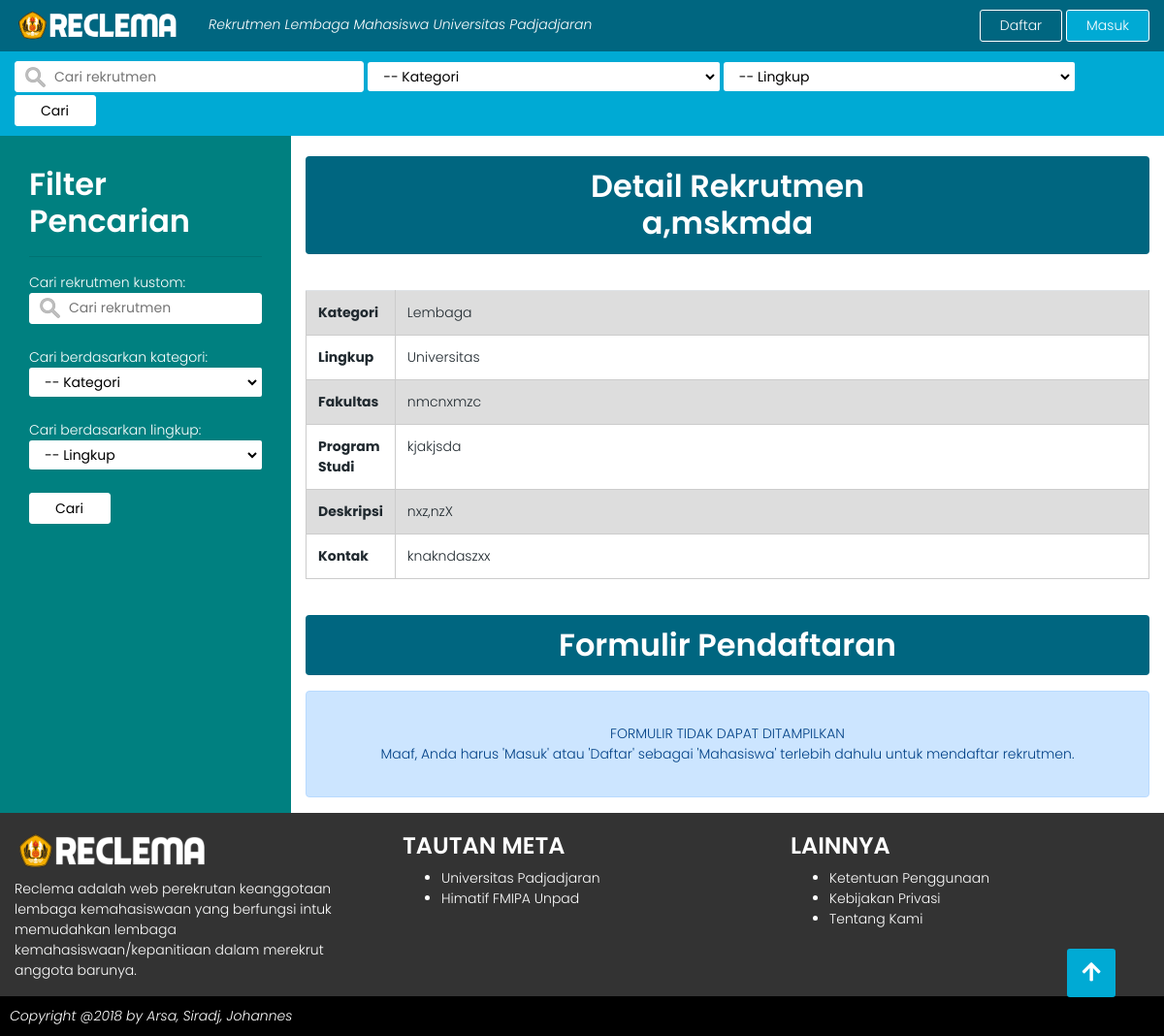
/reclema/index.php/detail_lowongan?id_lowongan=28, run on the app's committed database.
### tables this page shows
CREATE TABLE `lowongan` (
  `id_lowongan` int(11) NOT NULL,
  `nama_lowongan` varchar(50) NOT NULL,
  `kategori_lowongan` char(20) NOT NULL,
  `lingkup_lowongan` char(20) NOT NULL,
  `prodi_lowongan` varchar(50) NOT NULL,
  `fakultas_lowongan` varchar(50) NOT NULL,
  `deskripsi_lowongan` text NOT NULL,
  `kontak_lowongan` varchar(100) NOT NULL,
  `username_lembaga` varchar(50) NOT NULL
);

### reclema/application/controllers/Detail_lowongan.php (called while the page is built, shortened)
<?php
class Detail_lowongan extends CI_Controller {
	function __construct(){
		$this->load->helper(array("html","form","url","text"));
		$this->load->model("Detail_lowongan_model");
	}
	public function index(){
		$this->showform();
	}
	function showform($data=array()) {
		$data['action_pencarian'] = base_url('index.php/pencarian/kustom');
		$data['logout_url'] = base_url('index.php/masuk/logout');
		$data['actionku'] = base_url('index.php/detail_lowongan/uploadfile');
		$data['error']=(isset($data['error']))?$data['error']:"";
		$id_lowongan=$_GET['id_lowongan'];
		$data["hslquery"]=$this->Detail_lowongan_model->caridata($id_lowongan);
		$this->load->view("detail_lowongan",$data);
	}
}

### reclema/index.php (called while the page is built, shortened)
<?php
require_once BASEPATH.'core/CodeIgniter.php';

### reclema/application/models/Detail_lowongan_model.php (called while the page is built, shortened)
<?php
class Detail_lowongan_model extends CI_Model{
	function caridata($id_lowongan){
		$sqlstr="select * from lowongan where id_lowongan='".$id_lowongan."'";
		$hslquery=$this->db->query($sqlstr);
		return $hslquery;
	}
}
?>

### reclema/application/views/detail_lowongan.php (the view, shortened to what this page needs)
<?php
include "part/html_first.php";
include "part/header.php";
include "part/function_header.php";
?>
<div class="container-fluid">
	<div class="row">
		<div class="col-sm-3" style="background: #008080; color: white">
			<?php
				include "part/function_sidebar.php";
			?>
		</div>
		<div class="col-sm-9">
			<?php
			foreach($hslquery->result() as $row){
					echo "<center><br><h2 class='judul'>Detail Rekrutmen<br>".$row->nama_lowongan."</h2><br></center>";
					echo "<table class=table>";
					echo "</td></tr><tr><th>Kategori</th><td>".$row->kategori_lowongan;
					echo "</td></tr><tr><th>Lingkup</th><td>".$row->lingkup_lowongan;
					echo "</td></tr><tr><th>Fakultas</th><td>".$row->fakultas_lowongan;
					echo "</td></tr><tr><th>Program Studi</th><td>".$row->prodi_lowongan;
					echo "</td></tr><tr><th>Deskripsi</th><td>".$row->deskripsi_lowongan;
					echo "</td></tr><tr><th>Kontak</th><td>".$row->kontak_lowongan;
					echo "</td></tr></table>";
			}?>
			<br><center><h2 class='judul'>Formulir Pendaftaran<br></center></h2>
			<?php if($this->session->userdata('user_jenis') == 'mahasiswa' ){
				$id_lowongan=$_GET['id_lowongan'];
			echo"
			<p class='pemberitahuan'>*Pastikan bahwa Anda telah melengkapi data diri sebelum mendaftar untuk mempermudah lembaga kemahasiswaan/kepanitiaan perekrut dalam mengolah data.</p>
			<form action = '".$actionku."?id_lowongan=".$id_lowongan."' enctype='multipart/form-data' method = 'post' accept-charset='utf-8'>
			<table class='table'>
					<tr>
						<th>Posisi yang diinginkan<br>*Wajib</th>
						<td><input style='border: 1px solid #ccc;' name='posisi' class='rcorners3' type ='text'   placeholder='Posisi'></td>
					</tr>
					<tr>
						<th>Upload CV (pdf)<br>*Wajib</th>
						<td><input style='border: 1px solid #ccc;' name='userfile' class='rcorners3' type = 'file'></td>
					</tr>
			</table>
			<button class='tombol tombolwarna2' type='submit'>Daftar</button><br><br></form>";
			}else{
				echo "<div class='pemberitahuan'><br><center>FORMULIR TIDAK DAPAT DITAMPILKAN<br>Maaf, Anda harus 'Masuk' atau 'Daftar' sebagai 'Mahasiswa' terlebih dahulu untuk mendaftar rekrutmen. </center><br></div>";
			}?>
		</div>
	</div>
</div>
<?php
include "part/footer.php";
include "part/html_last.php";
?>

### reclema/stylesheet/ourcss.css (style rules this page uses)
.pemberitahuan { position: relative; padding: 0.75rem 1.25rem; margin-bottom: 1rem; border: 1px solid transparent; border-radius: 0.25rem; color: #004085; background: #cce5ff; border-color: #b8daff; }
.judul { position: relative; padding: 0.75rem 1.25rem; margin-bottom: 1rem; border-radius: 0.25rem; color: white; background: #006680ff; }
body { font-family: 'Poppins', sans-serif; font-weight: 300; font-size:14px; color: #20292f }
h1, h2, h3, h4, h5, h6 { font-family: 'Poppins', sans-serif; font-weight: 600; color: #20292f }
html { scroll-behavior: smooth; }
td { border: 1px solid #ccc; text-align: left; padding: 8px; width: 100%; }
th { border: 1px solid #ccc; text-align: left; padding: 8px; }
tr:nth-child(odd) { background-color: #dddddd; }

### data on the page
lowongan: nama_lowongan "a,mskmda", kategori_lowongan "Lembaga", lingkup_lowongan "Universitas", fakultas_lowongan "nmcnxmzc", prodi_lowongan "kjakjsda", deskripsi_lowongan "nxz,nzX", kontak_lowongan "knakndaszxx"
